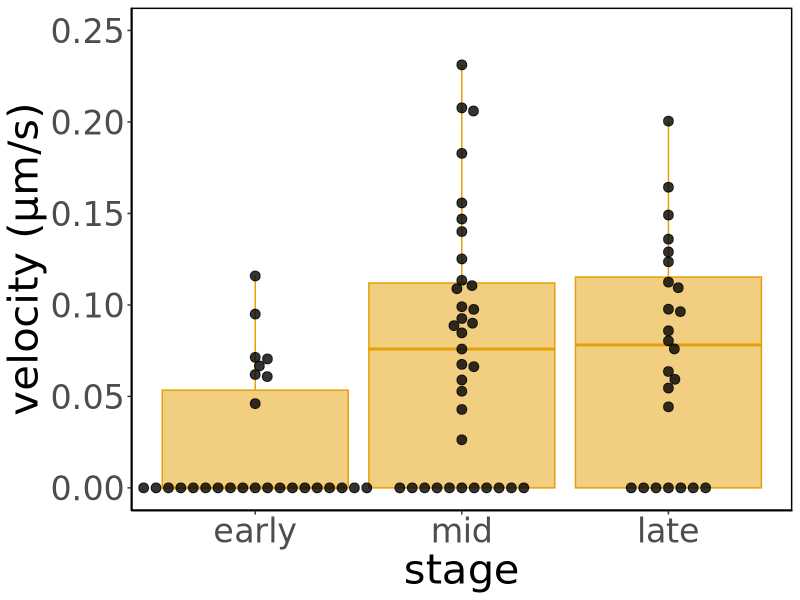
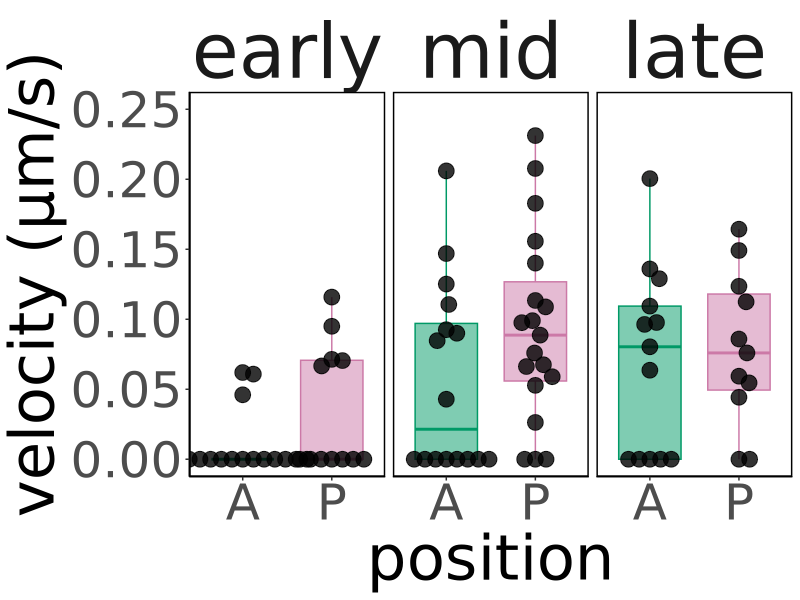
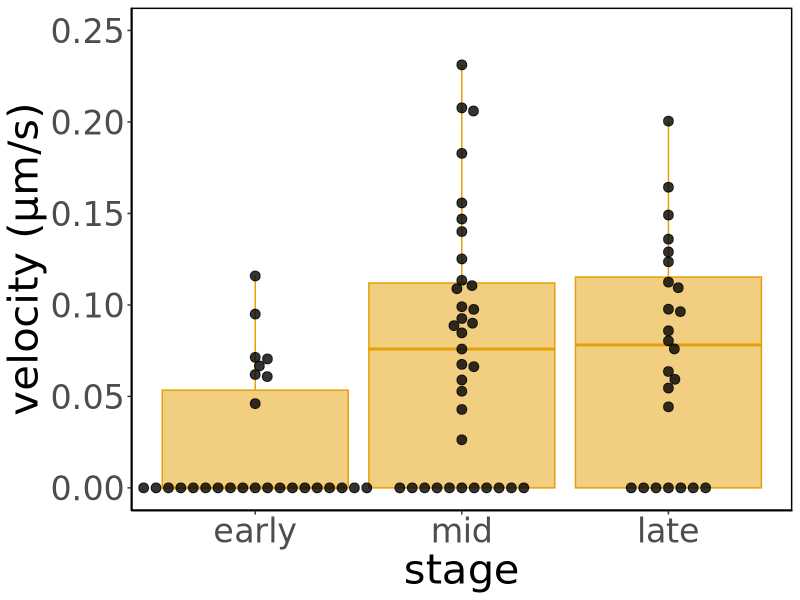
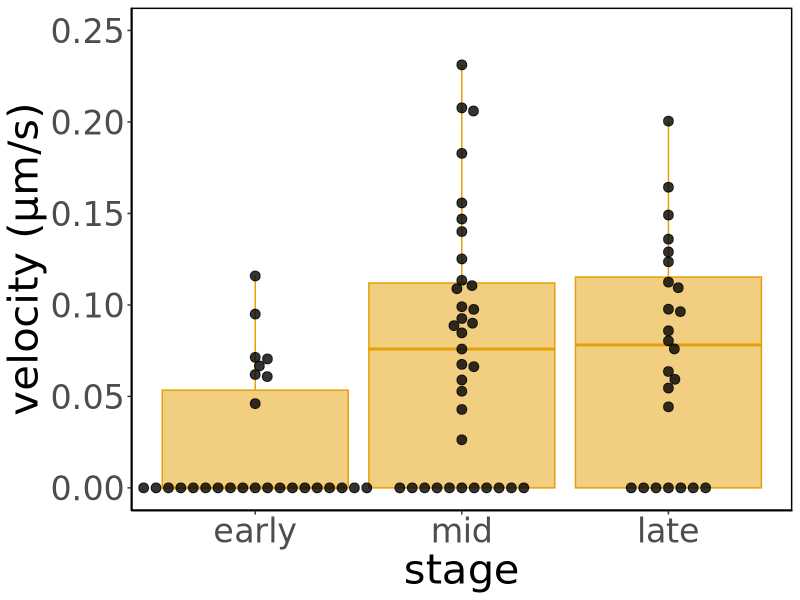
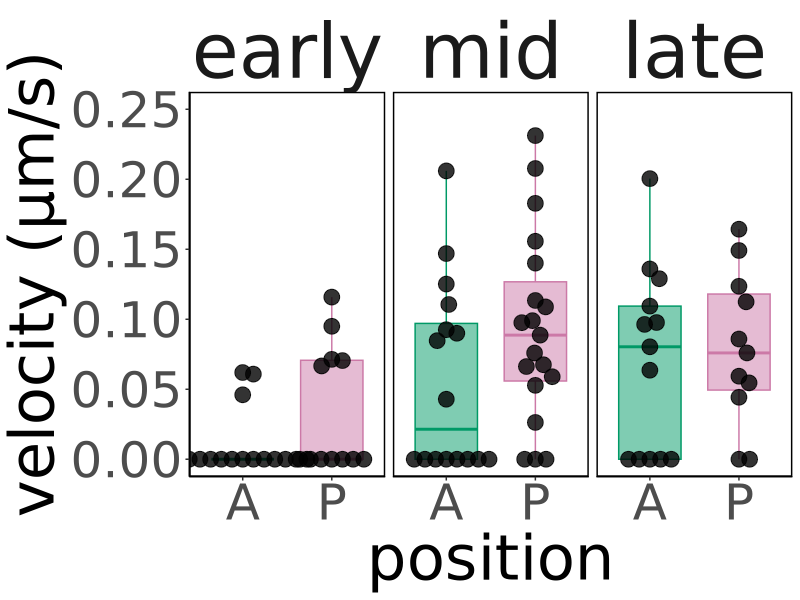
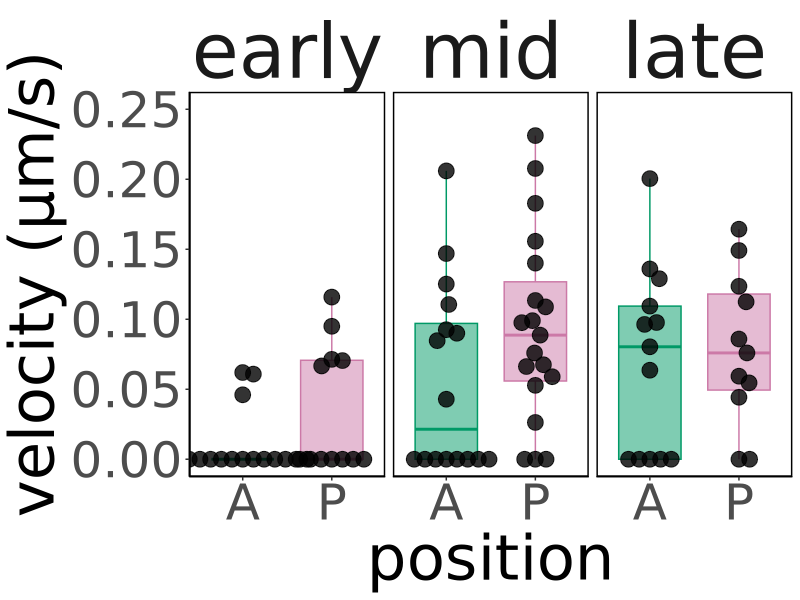

These charts were generated, in order, by the following R code: (Note: this script raises an error after producing the figures.)
## ---- chunk 1
knitr::opts_chunk$set(echo = TRUE, tidy = TRUE, cache = FALSE)
knitr::opts_knit$set(root.dir = "~/Dropbox/Projects/Cephalic_furrow/7-Paper/1-analyses/ablations")
library(ggplot2)
library(ggbeeswarm)
## ---- chunk 2
# Load raw ROI measurements from ImageJ
ablations <- read.csv("ablation-data.csv", stringsAsFactors = TRUE)
levels(ablations$Stage) <- c("early", "mid", "late")
## ---- chunk 3
print_stats <- function(dataframe, stage, position = NULL, distance = NULL) {
  if (!is.null(distance)) {
    filter_df <- (dataframe$Stage == stage & dataframe$Position == position & dataframe$Distance == distance)
  } else if (!is.null(position)) {
    filter_df <- (dataframe$Stage == stage & dataframe$Position == position)
    distance <- "all"
  } else {
    filter_df <- (dataframe$Stage == stage)
    position <- "both"
    distance <- "all"
  }
  
  df <- dataframe[filter_df,]
  df <- droplevels(df)

  # Define row
  row <- c(stage,
           position,
           distance,
           mean(df$Velocity),
           sd(df$Velocity),
           length(df$Velocity),
           length(unique(df$Embryo))
           )

  return(row)
}

# Save stats to data frame
stats <- data.frame()

# Bind row by row
stats <- rbind(stats, print_stats(ablations, "early"))
stats <- rbind(stats, print_stats(ablations, "mid"))
stats <- rbind(stats, print_stats(ablations, "late"))
stats <- rbind(stats, print_stats(ablations, "early", "anterior"))
stats <- rbind(stats, print_stats(ablations, "early", "posterior"))
stats <- rbind(stats, print_stats(ablations, "mid", "anterior"))
stats <- rbind(stats, print_stats(ablations, "mid", "posterior"))
stats <- rbind(stats, print_stats(ablations, "late", "anterior"))
stats <- rbind(stats, print_stats(ablations, "late", "posterior"))

# Add column names
colnames(stats) <- c("stage", "position", "distance", "mean", "sd", "n_cuts", "n_embryos")

# Convert columns to numeric
stats[, 4:7] <- apply(stats[, 4:7], 2, as.numeric)

# Round up
stats[, 4:5] <- round(stats[, 4:5], digits=10)

# Write table to file
write.table(format(stats, digits=10), file = "stats.txt", quote = FALSE, row.names = FALSE, sep = "\t")
print(stats)
## ---- chunk 4
ggplot(ablations, aes(Stage, Velocity)) +
  geom_boxplot(aes(color = "#e69f03", fill = "#e69f03"), show.legend = FALSE, alpha = 0.5, outlier.shape = NA, width = 0.9, position = position_dodge(width = 1.0)) +
  geom_point(alpha = 0.8, size = 3, show.legend = FALSE, position = position_beeswarm(priority = "descending", dodge.width = 1.0, cex = 2)) +
  labs(x = "stage", y = "velocity (µm/s)") +
  scale_fill_manual(values=c("#e69f03", "#56b4e9")) +
  scale_color_manual(values=c("#e69f03", "#56b4e9")) +
  scale_y_continuous(limits = c(0, 0.25)) +
  theme_classic(base_family = "DejaVu Sans") +
  theme(text = element_text(size = 30),
        panel.background = element_rect(colour = "black", linewidth = 1))
ggsave("3-plots/recoil-stage.png", width = 14, height = 7)
ggsave("3-plots/recoil-stage.svg", width = 14, height = 7)
## ---- chunk 5
ggplot(ablations, aes(Position, Velocity, fill = Position)) +
  geom_boxplot(aes(color = Position), show.legend = FALSE, alpha = 0.5, outlier.shape = NA, width = 0.7, position = position_dodge(width = 1.0)) +
  geom_point(alpha = 0.8, size = 5, show.legend = FALSE, position = position_beeswarm(priority = "descending", dodge.width = 1.0, cex = 6)) +
  labs(x = "position", y = "velocity (µm/s)") +
  scale_fill_manual(values=c("#009966", "#cc79a7")) +
  scale_color_manual(values=c("#009966", "#cc79a7")) +
  facet_grid(cols = vars(Stage), scales = "free") +
  scale_y_continuous(limits = c(0, 0.25)) +
  theme_classic(base_family = "DejaVu Sans") +
  theme(text = element_text(size = 45),
        strip.background = element_blank(),
        strip.placement = "outside",
        strip.text.x = element_text(size = 55),
        panel.background = element_rect(colour = "black", linewidth = 1))
ggsave("3-plots/recoil-stage-position.png", width = 14, height = 7)
ggsave("3-plots/recoil-stage-position.svg", width = 14, height = 7)
## ---- chunk 6
# Mean of recoil velocity per embryo/cut
embryo_mean <- aggregate(ablations$Velocity, list(ablations$Embryo), mean)
colnames(embryo_mean) <- c("Embryo", "Velocity")

# Standard deviation of CF length per embryo
embryo_sd <- aggregate(ablations$Velocity, list(ablations$Embryo), sd)
colnames(embryo_sd) <- c("Embryo", "SD")

# Get sample information
samples <- unique(ablations[, c("Embryo", "Stage", "Position", "Distance")])

# Merge datasets
means <- merge(samples, embryo_mean, by = "Embryo", all.x = TRUE)
means <- merge(means, embryo_sd, by = "Embryo", all.x = TRUE)

# Establish near (5-20µm) and far (25-40µm) distance classes.
means[means$Distance <= 20 & means$Distance > 0,]$Distance <- 20
means[means$Distance <= 40 & means$Distance > 20,]$Distance <- 40
means[means$Distance >= -20 & means$Distance < 0,]$Distance <- -20
means[means$Distance >= -40 & means$Distance < -20,]$Distance <- -40
means$Distance <- as.factor(means$Distance)

# Save stats to data frame
dists <- data.frame()

# Bind row by row
dists <- rbind(dists, print_stats(means, "early", "anterior", "-40"))
dists <- rbind(dists, print_stats(means, "early", "anterior", "-20"))
dists <- rbind(dists, print_stats(means, "early", "posterior", "20"))
dists <- rbind(dists, print_stats(means, "early", "posterior", "40"))
dists <- rbind(dists, print_stats(means, "mid", "anterior", "-40"))
dists <- rbind(dists, print_stats(means, "mid", "anterior", "-20"))
dists <- rbind(dists, print_stats(means, "mid", "posterior", "20"))
dists <- rbind(dists, print_stats(means, "mid", "posterior", "40"))
dists <- rbind(dists, print_stats(means, "late", "anterior", "-40"))
dists <- rbind(dists, print_stats(means, "late", "anterior", "-20"))
dists <- rbind(dists, print_stats(means, "late", "posterior", "20"))
dists <- rbind(dists, print_stats(means, "late", "posterior", "40"))

# Add column names
colnames(dists) <- c("stage", "position", "distance", "mean", "sd", "n_cuts", "n_embryos")

# Convert columns to numeric
dists[, 4:7] <- apply(dists[, 4:7], 2, as.numeric)

# Round up
dists[, 4:5] <- round(dists[, 4:5], digits=10)

# Write table to file
write.table(format(dists, digits=10), file = "means.txt", quote = FALSE, row.names = FALSE, sep = "\t")
print(dists)
## ---- chunk 7
ggplot(means, aes(Distance, Velocity, group = Distance, fill = Position)) +
  geom_boxplot(aes(color = Position), show.legend = FALSE, alpha = 0.5, outlier.shape = NA, width = 0.8, position = position_dodge(width = 1.0)) +
  geom_point(alpha = 0.8, size = 5, show.legend = FALSE, position = position_beeswarm(priority = "descending", dodge.width = 1.0, cex = 4)) +
  scale_y_continuous(limits = c(-0.008, 0.25)) +
  facet_wrap(~Stage) +
  labs(x = "distance (µm)", y = "velocity (µm/s)") +
  scale_fill_manual(values=c("#009966", "#cc79a7")) +
  scale_color_manual(values=c("#009966", "#cc79a7")) +
  theme_classic(base_family = "DejaVu Sans") +
  theme(text = element_text(size = 45),
        strip.background = element_blank(),
        strip.placement = "outside",
        strip.text.x = element_text(size = 55),
        panel.background = element_rect(colour = "black", linewidth = 1))
ggsave("3-plots/recoil-stage-distance.png", width = 14, height = 7)
ggsave("3-plots/recoil-stage-distance.svg", width = 14, height = 7)
